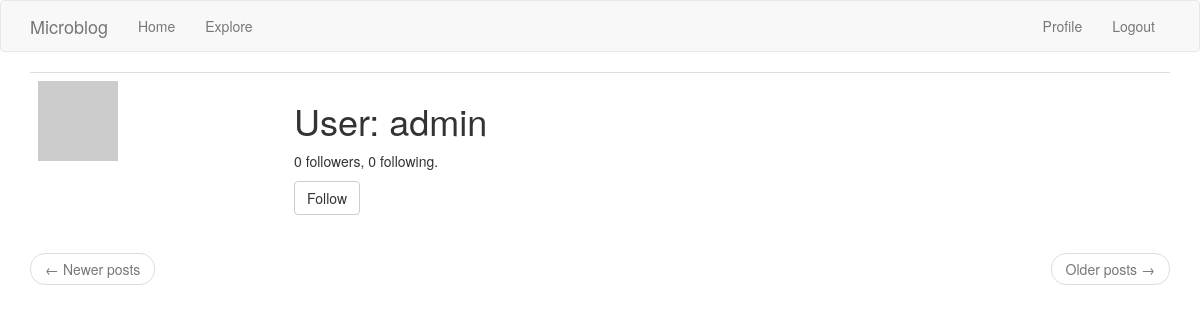
/user/admin (signed in), run on an earlier commit of the app's database.
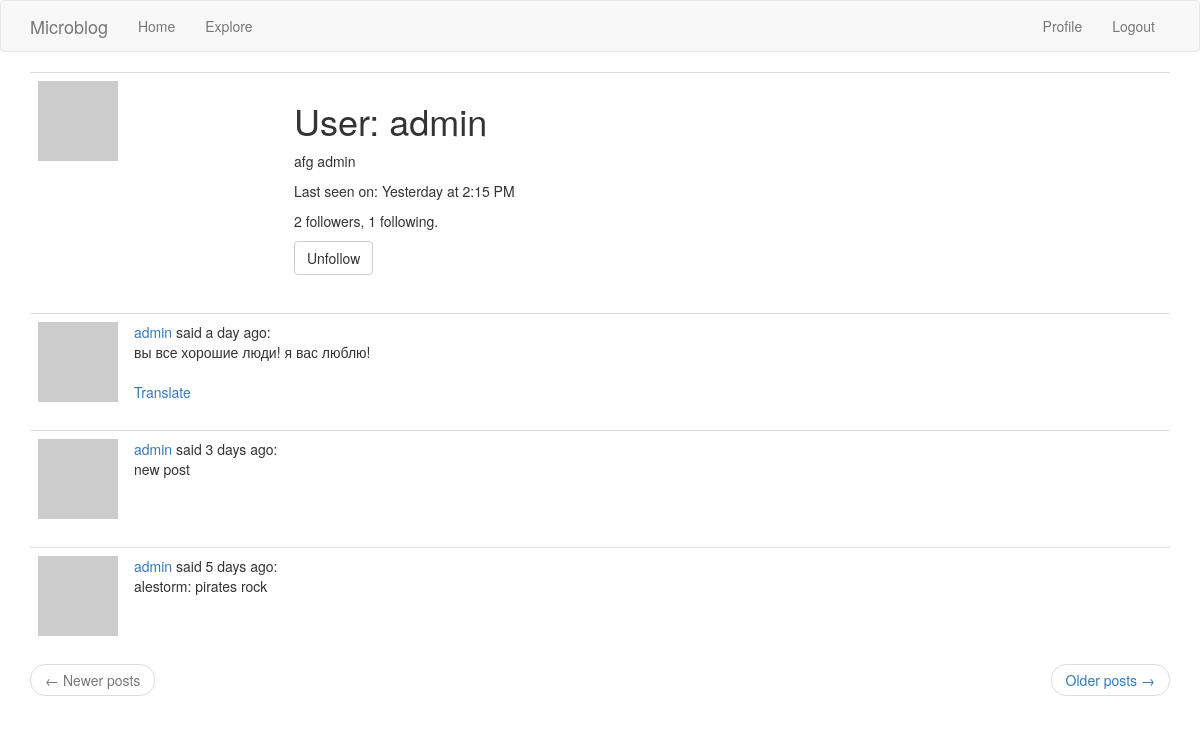
And on a later commit of the database.
### app/models.py (models this page shows, shortened)
class User(db.Model, UserMixin):
    id = db.Column(db.Integer, primary_key=True)
    username = db.Column(db.String(64), index=True, unique=True)
    email = db.Column(db.String(120), index=True, unique=True)
    password_hash = db.Column(db.String(128))
    about_me = db.Column(db.String(256))
    last_seen = db.Column(db.DateTime, default=datetime.utcnow)
    posts = db.relationship('Post', backref='author', lazy='dynamic')
    """followers.c.follower_id «c» — это атрибут таблиц SQLAlchemy,
    которые не определены как модели. Для этих таблиц столбцы таблицы
    отображаются как субатрибуты этого атрибута «c»."""
    followed = db.relationship(
        'User', secondary=followers,
        primaryjoin=(followers.c.follower_id == id),
        secondaryjoin=(followers.c.followed_id == id),
        backref=db.backref('followers', lazy='dynamic'), lazy='dynamic')
    """ рассмотрим все аргументы вызова db.relationship() один за другим:

'User' — это правая сторона связи (левая сторона — это родительский класс).
Поскольку это самореферентное отношение, я должен использовать тот же класс
 с обеих сторон.

secondary кофигурирует таблицу ассоциаций, которая используется для этой
связи, которую я определил прямо над этим классом.

primaryjoin указывает условие, которое связывает объект левой стороны
(follower user) с таблицей ассоциаций. Условием объединения для левой
стороны связи является идентификатор пользователя, соответствующий полю
follower_id таблицы ассоциаций. Выражение followers.c.follower_id ссылается
на столбец follower_id таблицы ассоциаций.

secondaryjoin определяет условие, которое связывает объект правой стороны
 (followed user) с таблицей ассоциаций. Это условие похоже на primaryjoin,
  с той лишь разницей, что теперь я использую followed_id, который является
  другим внешним ключом в таблице ассоциаций.

backref определяет, как эта связь будет доступна из правой части объекта.
С левой стороны отношения пользователи называются followed, поэтому с
правой стороны я буду использовать имя followers, чтобы представить
всех пользователей левой стороны, которые связаны с целевым пользователем
в правой части. Дополнительный lazy аргумент указывает режим выполнения
этого запроса. Режим dynamic настройки запроса не позволяет запускаться
до тех пор, пока не будет выполнен конкретный запрос, что также связано
с тем, как установлено отношения «один ко многим».

-lazy похож на параметр с тем же именем в backref, но этот относится
к левой, а не к правой стороне.
"""
    def avatar(self, size=80):
        digest = md5(self.email.lower().encode('utf-8')).hexdigest()
        return 'https://www.gravatar.com/avatar/{}?d=identicon&s={}'.format(
            digest, size)
    def is_following(self, user):
        return self.followed.filter(
            followers.c.followed_id == user.id).count() > 0

class Post(db.Model):
    id = db.Column(db.Integer, primary_key=True)
    body = db.Column(db.String(140))
    timestamp = db.Column(db.DateTime, index=True, default=datetime.utcnow)
    user_id = db.Column(db.Integer, db.ForeignKey('user.id'))
    language = db.Column(db.String(5))

### app/route.py (the view)
@app.route('/user/<username>', methods=['GET','POST'])
@login_required
def user(username):
    user = User.query.filter_by(username=username).first_or_404()
    page = request.args.get('page', 1, type=int)
    posts = user.posts.order_by(Post.timestamp.desc()).paginate(
        page, app.config['POSTS_PER_PAGE'], False)
    next_url = url_for('user', username=user.username, page=posts.next_num) \
        if posts.has_next else None
    prev_url = url_for('user', username=user.username, page=posts.prev_num) \
        if posts.has_prev else None
    form = EmptyForm()
    return render_template('user.html', user=user,
                           posts=posts.items,
                           next_url=next_url,
                           prev_url=prev_url,
                           form=form)

### app/forms.py
class EmptyForm(FlaskForm):
    submit = SubmitField('Submit')

### app/models.py (called while the page is built)
@login.user_loader
def load_user(id):
    return User.query.get(int(id))

### app/route.py (called while the page is built)
@app.before_request
def before_request():
    if current_user.is_authenticated:
        current_user.last_seen = datetime.utcnow()
        db.session.commit()

### app/templates/user.html (shortened to what this page needs)
{% extends "base.html" %}
{% block app_content %}
    <table class="table table-hover">
        <tr>
            <td width="256px"><img src="{{ user.avatar(124) }}"></td>
            <td>
                <h1>User: {{ user.username }}</h1>
                {% if user.about_me %}
                    <p>{{ user.about_me }}</p>
                {% endif %}
                {% if user.last_seen %}
                    <p>Last seen on: {{ moment(user.last_seen).calendar() }}</p>
                {% endif %}
                <p>{{ user.followers.count() }} followers, {{ user.followed.count() }} following.</p>
                {% if user == current_user %}
                <p><a href="{{ url_for('edit_profile') }}">Edit your profile</a></p>
                {% elif not current_user.is_following(user) %}
                <p>
                    <form action="{{ url_for('follow', username=user.username) }}" method="post">
                        {{ form.submit(value='Follow', class_='btn btn-default') }}
                    </form>
                </p>
                {% else %}
                <p>
                    <form action="{{ url_for('unfollow', username=user.username) }}" method="post">
                        {{ form.submit(value='Unfollow', class_='btn btn-default') }}
                    </form>
                </p>
                {% endif %}
            </td>
        </tr>
    </table>
    {% for post in posts %}
        {% include '_post.html' %}
    {% endfor %}
    <nav aria-label="...">
        <ul class="pager">
            <li class="previous{% if not prev_url %} disabled{% endif %}">
                <a href="{{ prev_url or '#' }}">
                    <span aria-hidden="true">&larr;</span> Newer posts
                </a>
            </li>
            <li class="next{% if not next_url %} disabled{% endif %}">
                <a href="{{ next_url or '#' }}">
                    Older posts <span aria-hidden="true">&rarr;</span>
                </a>
            </li>
        </ul>
    </nav>
{% endblock %}

### app/templates/base.html (shortened to what this page needs)
{% extends 'bootstrap/base.html' %}
{% block navbar %}
    <nav class="navbar navbar-default">
        <div class="container">
            <div class="navbar-header">
                <a class="navbar-brand" href="{{ url_for('index') }}">Microblog</a>
            </div>
            <div class="collapse navbar-collapse" id="bs-example-navbar-collapse-1">
                <ul class="nav navbar-nav">
                    <li><a href="{{ url_for('index') }}">Home</a></li>
                    <li><a href="{{ url_for('explore') }}">Explore</a></li>
                </ul>
                <ul class="nav navbar-nav navbar-right">
                    {% if current_user.is_anonymous %}
                    <li><a href="{{ url_for('login') }}">Login</a></li>
                    {% else %}
                    <li><a href="{{ url_for('user', username=current_user.username) }}">Profile</a></li>
                    <li><a href="{{ url_for('logout') }}">Logout</a></li>
                    {% endif %}
                </ul>
            </div>
        </div>
    </nav>
{% endblock %}
{% block content %}
    <div class="container">
        {% block app_content %}{% endblock %}
    </div>
{% endblock %}

### app/templates/_post.html
    <table class="table table-hover">
        <tr>
            <td width="70px">
                <a href="{{ url_for('user', username=post.author.username) }}">
                    <img src="{{ post.author.avatar(70) }}" />
                </a>
            </td>
            <td>
                <a href="{{ url_for('user', username=post.author.username) }}">
                    {{ post.author.username }} </a>
                said {{ moment(post.timestamp).fromNow() }}:
                <br>
                {{ post.body }}
                {% if post.language and post.language != g.locale %}
                    <br><br>
                    <a href="#">{{ _('Translate') }}</a>
                {% endif %}
            </td>
        </tr>
    </table>

What changed in the data, as far as the page shows it:
changed User "admin": about_me (not shown) → "afg admin"; last_seen (not shown) → "Yesterday at 2:15 PM"
added Post: author.username "admin", timestamp "a day ago", body "вы все хорошие люди! я вас люблю!"
added Post: author.username "admin", timestamp "3 days ago", body "new post"
added Post: author.username "admin", timestamp "5 days ago", body "alestorm: pirates rock"
Also different on the page:
{{ user.followers.count() }}: "0" → "2"
{{ user.followed.count() }}: "0" → "1"
form field submit: (not shown) → "Unfollow"
form field submit: "Follow" → (not shown)
text now shown: "Last seen on:"
